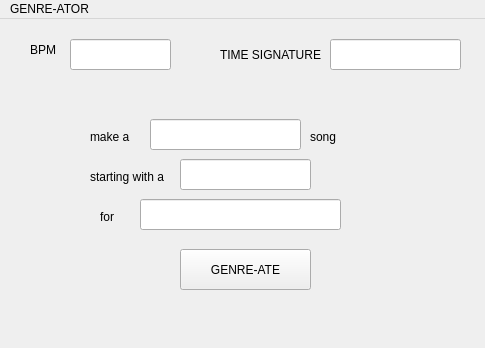
<?xml version="1.0" encoding="UTF-8"?>
<ui version="4.0">
 <class>genreatormain</class>
 <widget class="QMainWindow" name="genreatormain">
  <property name="geometry">
   <rect>
    <x>0</x>
    <y>0</y>
    <width>485</width>
    <height>348</height>
   </rect>
  </property>
  <property name="windowTitle">
   <string>genreatormain</string>
  </property>
  <widget class="QWidget" name="centralwidget">
   <widget class="QPushButton" name="pushButton">
    <property name="geometry">
     <rect>
      <x>180</x>
      <y>230</y>
      <width>131</width>
      <height>41</height>
     </rect>
    </property>
    <property name="text">
     <string>GENRE-ATE</string>
    </property>
   </widget>
   <widget class="QLineEdit" name="bpmTxt">
    <property name="geometry">
     <rect>
      <x>70</x>
      <y>20</y>
      <width>101</width>
      <height>31</height>
     </rect>
    </property>
    <property name="readOnly">
     <bool>true</bool>
    </property>
   </widget>
   <widget class="QLineEdit" name="timeSigTxt">
    <property name="geometry">
     <rect>
      <x>330</x>
      <y>20</y>
      <width>131</width>
      <height>31</height>
     </rect>
    </property>
    <property name="readOnly">
     <bool>true</bool>
    </property>
    <property name="clearButtonEnabled">
     <bool>false</bool>
    </property>
   </widget>
   <widget class="QLabel" name="label">
    <property name="geometry">
     <rect>
      <x>30</x>
      <y>20</y>
      <width>31</width>
      <height>21</height>
     </rect>
    </property>
    <property name="text">
     <string>BPM</string>
    </property>
   </widget>
   <widget class="QLabel" name="label_2">
    <property name="geometry">
     <rect>
      <x>220</x>
      <y>20</y>
      <width>121</width>
      <height>31</height>
     </rect>
    </property>
    <property name="text">
     <string>TIME SIGNATURE</string>
    </property>
   </widget>
   <widget class="QLineEdit" name="genreTxt">
    <property name="geometry">
     <rect>
      <x>150</x>
      <y>100</y>
      <width>151</width>
      <height>31</height>
     </rect>
    </property>
    <property name="readOnly">
     <bool>true</bool>
    </property>
   </widget>
   <widget class="QLabel" name="label_3">
    <property name="geometry">
     <rect>
      <x>90</x>
      <y>110</y>
      <width>58</width>
      <height>16</height>
     </rect>
    </property>
    <property name="text">
     <string>make a</string>
    </property>
   </widget>
   <widget class="QLabel" name="label_4">
    <property name="geometry">
     <rect>
      <x>310</x>
      <y>110</y>
      <width>58</width>
      <height>16</height>
     </rect>
    </property>
    <property name="text">
     <string>song</string>
    </property>
   </widget>
   <widget class="QLabel" name="label_5">
    <property name="geometry">
     <rect>
      <x>90</x>
      <y>150</y>
      <width>91</width>
      <height>16</height>
     </rect>
    </property>
    <property name="text">
     <string>starting with a</string>
    </property>
   </widget>
   <widget class="QLineEdit" name="instrumentTxt">
    <property name="geometry">
     <rect>
      <x>180</x>
      <y>140</y>
      <width>131</width>
      <height>31</height>
     </rect>
    </property>
    <property name="readOnly">
     <bool>true</bool>
    </property>
   </widget>
   <widget class="QLineEdit" name="artistTxt">
    <property name="geometry">
     <rect>
      <x>140</x>
      <y>180</y>
      <width>201</width>
      <height>31</height>
     </rect>
    </property>
    <property name="readOnly">
     <bool>true</bool>
    </property>
   </widget>
   <widget class="QLabel" name="label_6">
    <property name="geometry">
     <rect>
      <x>100</x>
      <y>190</y>
      <width>31</width>
      <height>16</height>
     </rect>
    </property>
    <property name="text">
     <string>for</string>
    </property>
   </widget>
  </widget>
  <widget class="QMenuBar" name="menubar">
   <property name="geometry">
    <rect>
     <x>0</x>
     <y>0</y>
     <width>485</width>
     <height>24</height>
    </rect>
   </property>
   <widget class="QMenu" name="menuGENRE_ATOR">
    <property name="title">
     <string>GENRE-ATOR</string>
    </property>
   </widget>
   <addaction name="menuGENRE_ATOR"/>
  </widget>
 </widget>
 <resources/>
 <connections/>
</ui>
